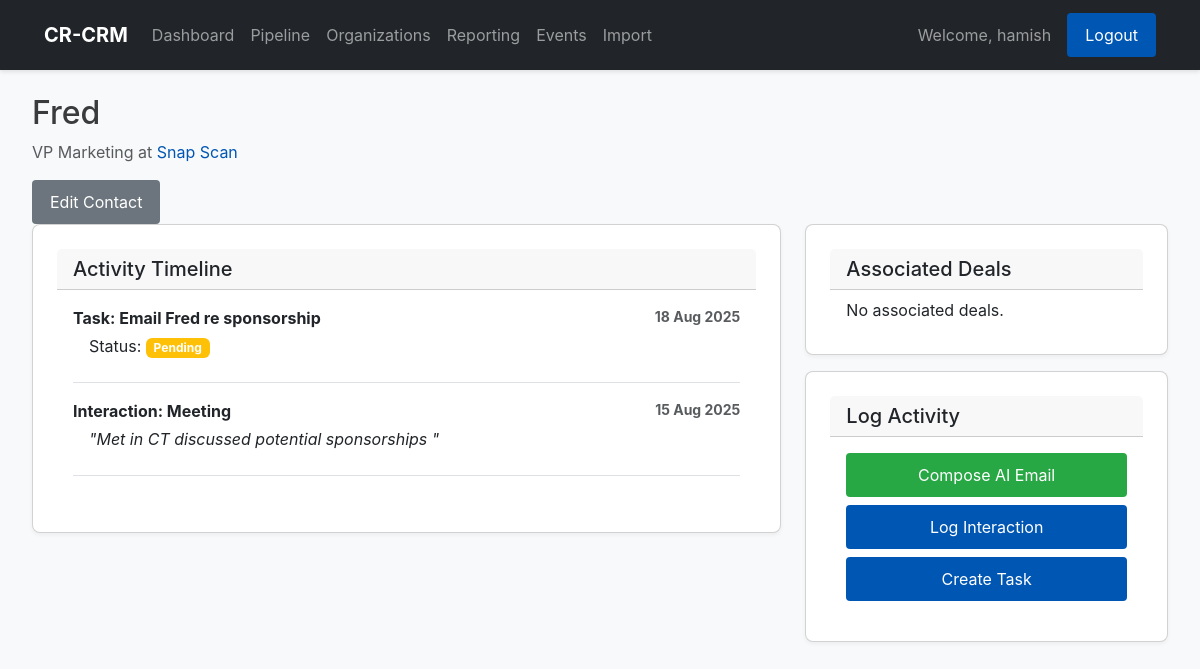
/contact/1 (signed in), run on the app's committed database.
### app.py (models this page shows, shortened)
class User(UserMixin, db.Model):
    id = db.Column(db.Integer, primary_key=True)
    username = db.Column(db.String(80), unique=True, nullable=False)
    email = db.Column(db.String(120), unique=True, nullable=False)
    password_hash = db.Column(db.String(256), nullable=False)
    organizations = db.relationship('Organization', backref='owner', lazy=True)
    deals = db.relationship('Deal', backref='owner', lazy=True)

class Contact(db.Model):
    id = db.Column(db.Integer, primary_key=True)
    name = db.Column(db.String(150), nullable=False)
    title = db.Column(db.String(200))
    email = db.Column(db.String(150))
    org_id = db.Column(db.Integer, db.ForeignKey('organization.id'), nullable=False)
    user_id = db.Column(db.Integer, db.ForeignKey('user.id'), nullable=False)
    interactions = db.relationship('Interaction', backref='contact', lazy='dynamic', cascade="all, delete-orphan")
    tasks = db.relationship('Task', backref='contact', lazy='dynamic', cascade="all, delete-orphan")
    deals = db.relationship('Deal', secondary=deal_contact_association, back_populates='contacts')

class Organization(db.Model):
    id = db.Column(db.Integer, primary_key=True)
    name = db.Column(db.String(200), nullable=False)
    country = db.Column(db.String(100))
    sponsorship_potential = db.Column(db.String(50), default='High (Sponsor Target)')
    strategic_notes = db.Column(db.Text)
    user_id = db.Column(db.Integer, db.ForeignKey('user.id'), nullable=False)
    contacts = db.relationship('Contact', backref='organization', lazy='dynamic', cascade="all, delete-orphan")
    deals = db.relationship('Deal', backref='organization', lazy='dynamic', cascade="all, delete-orphan")
    files = db.relationship('File', backref='organization', lazy='dynamic', cascade="all, delete-orphan")
    event_attendances = db.relationship('Attendee', backref='organization', lazy='dynamic', cascade="all, delete-orphan")
    custom_fields = db.relationship('CustomField', backref='organization', lazy=True, cascade="all, delete-orphan")
    files = db.relationship('File', backref='organization', lazy='dynamic', cascade="all, delete-orphan")

class Task(db.Model):
    id = db.Column(db.Integer, primary_key=True)
    title = db.Column(db.String(200), nullable=False)
    due_date = db.Column(db.DateTime, nullable=False)
    status = db.Column(db.String(50), nullable=False, default='Pending')
    contact_id = db.Column(db.Integer, db.ForeignKey('contact.id'), nullable=False)
    user_id = db.Column(db.Integer, db.ForeignKey('user.id'), nullable=False)

class Interaction(db.Model):
    id = db.Column(db.Integer, primary_key=True)
    interaction_type = db.Column(db.String(50), nullable=False)
    date = db.Column(db.DateTime, nullable=False, default=datetime.datetime.utcnow)
    notes = db.Column(db.Text, nullable=False)
    contact_id = db.Column(db.Integer, db.ForeignKey('contact.id'), nullable=False)
    user_id = db.Column(db.Integer, db.ForeignKey('user.id'), nullable=False)

### app.py (the view)
@app.route('/contact/<int:contact_id>')
@login_required
def contact_detail(contact_id):
    contact = Contact.query.filter_by(id=contact_id, user_id=current_user.id).first_or_404()
    timeline_items = []
    for interaction in contact.interactions:
        timeline_items.append({
            'type': 'Interaction',
            'item': interaction,
            'date': interaction.date
        })
    for task in contact.tasks:
        timeline_items.append({
            'type': 'Task',
            'item': task,
            'date': task.due_date # Use due_date for sorting
        })
    timeline_items.sort(key=lambda x: x['date'], reverse=True)
    return render_template('contact_detail.html', contact=contact, timeline_items=timeline_items)

### app.py (called while the page is built)
@login_manager.user_loader
def load_user(user_id):
    return User.query.get(int(user_id))

### templates/contact_detail.html (shortened to what this page needs)
{% extends "base.html" %}
{% block content %}
<div class="page-header">
    <div>
        <h1 class="h2">{{ contact.name }}</h1>
        <p class="text-muted">{{ contact.title }} at <a href="{{ url_for('org_detail', org_id=contact.organization.id) }}">{{ contact.organization.name }}</a></p>
    </div>
    <a href="{{ url_for('edit_contact', contact_id=contact.id) }}" class="btn btn-secondary">Edit Contact</a>
</div>
<div class="row">
    <div class="col-md-8">
        <div class="card">
            <div class="card-header">
                <h5 class="mb-0">Activity Timeline</h5>
            </div>
            <div class="card-body">
                {% for item in timeline_items %}
                    <div class="mb-3 border-bottom pb-2">
                        <p class="fw-bold mb-1">
                            {{ item.type }}:
                            {% if item.type == 'Task' %}{{ item.item.title }}{% else %}{{ item.item.interaction_type }}{% endif %}
                            <span class="float-end text-muted small">{{ item.date.strftime('%d %b %Y') }}</span>
                        </p>
                        {% if item.type == 'Interaction' %}
                            <p class="ms-3 fst-italic">"{{ item.item.notes }}"</p>
                        {% else %}
                             <p class="ms-3">Status: <span class="badge {% if item.item.status == 'Pending' %}bg-warning{% else %}bg-success{% endif %}">{{ item.item.status }}</span></p>
                        {% endif %}
                    </div>
                {% else %}
                    <p>No activity has been logged for this contact yet.</p>
                {% endfor %}
            </div>
        </div>
    </div>
    <div class="col-md-4">
        <div class="card mb-3">
            <div class="card-header"><h5 class="mb-0">Associated Deals</h5></div>
            <ul class="list-group list-group-flush">
                {% for deal in contact.deals %}
                <li class="list-group-item"><a href="{{ url_for('deal_detail', deal_id=deal.id) }}">{{ deal.name }}</a></li>
                {% else %}
                <li class="list-group-item">No associated deals.</li>
                {% endfor %}
            </ul>
        </div>
        <div class="card">
            <div class="card-header"><h5 class="mb-0">Log Activity</h5></div>
            <div class="card-body">
                <a href="{{ url_for('compose_email', contact_id=contact.id) }}" class="btn btn-success w-100 mb-2">Compose AI Email</a>
                <a href="{{ url_for('add_interaction', contact_id=contact.id) }}" class="btn btn-primary w-100 mb-2">Log Interaction</a>
                <a href="{{ url_for('add_task', contact_id=contact.id) }}" class="btn btn-outline-primary w-100">Create Task</a>
            </div>
        </div>
    </div>
</div>
{% endblock %}

### templates/base.html (shortened to what this page needs)
<!DOCTYPE html>
<html lang="en">
<head>
    <link href="https://cdn.jsdelivr.net/npm/bootstrap@5.3.3/dist/css/bootstrap.min.css" rel="stylesheet">
    <link rel="stylesheet" href="{{ url_for('static', filename='css/style.css') }}">
</head>
<body style="background-color: #f8f9fa;">
    <nav class="navbar navbar-expand-lg navbar-dark bg-dark">
        <div class="container-fluid">
            <a class="navbar-brand fw-bold" href="{{ url_for('dashboard') }}">CR-CRM</a>
            <div class="collapse navbar-collapse" id="navbarNav">
                <ul class="navbar-nav me-auto mb-2 mb-lg-0">
                    <li class="nav-item">
                        <a class="nav-link" href="{{ url_for('dashboard') }}">Dashboard</a>
                    </li>
                    <li class="nav-item">
                        <a class="nav-link" href="{{ url_for('pipeline') }}">Pipeline</a>
                    </li>
                    <li class="nav-item">
                        <a class="nav-link" href="{{ url_for('organization_list') }}">Organizations</a>
                    </li>
                    <li class="nav-item">
                        <a class="nav-link" href="{{ url_for('reporting') }}">Reporting</a>
                    </li>
                    <li class="nav-item">
                        <a class="nav-link" href="{{ url_for('event_list') }}">Events</a>
                    </li>
                    <li class="nav-item">
                        <a class="nav-link" href="{{ url_for('import_data') }}">Import</a>
                    </li>
                </ul>
                {% if current_user.is_authenticated %}
                <span class="navbar-text me-3">
                    Welcome, {{ current_user.username }}
                </span>
                <a href="{{ url_for('logout') }}" class="btn btn-outline-light btn-sm">Logout</a>
                {% else %}
                <a href="{{ url_for('login') }}" class="btn btn-outline-light btn-sm">Login</a>
                {% endif %}
            </div>
        </div>
    </nav>
    <main class="container mt-4">
        {% block content %}{% endblock %}
    </main>
</body>
</html>

### static/css/style.css (style rules this page uses)
body { font-family: -apple-system, BlinkMacSystemFont, "Segoe UI", Roboto, "Helvetica Neue", Arial, sans-serif; margin: 0; background-color: #f4f7f6; color: #3a3b3c; }
.container { max-width: 1200px; margin: 2rem auto; padding: 0 2rem; }
h1, h2, h3 { color: #002346; margin-top: 0; }
a { color: #0056b3; text-decoration: none; }
.navbar { background-color: #002346; padding: 0.8rem 2rem; color: white; display: flex; align-items: center; justify-content: space-between; box-shadow: 0 2px 4px rgba(0,0,0,0.1); }
.navbar-brand { font-size: 1.25rem; font-weight: bold; }
.card { background-color: white; border-radius: 8px; padding: 1.5rem; box-shadow: 0 2px 4px rgba(0,0,0,0.05); margin-bottom: 2rem; }
.button, .btn { display: inline-block; padding: 10px 18px; background-color: #0056b3; color: white !important; border: none; border-radius: 4px; cursor: pointer; font-size: 1rem; text-align: center; text-decoration: none; }
.btn-success { background-color: #28a745; }
.btn-secondary { background-color: #6c757d; }

### data on the page
User: username "hamish"
Contact: name "Fred", title "VP Marketing"
Organization: organization.name "Snap Scan"
Task: item "Email Fred re sponsorship", date "18 Aug 2025", item.status "Pending"
Interaction: item.interaction_type "Meeting", date "15 Aug 2025", item.notes "Met in CT discussed potential sponsorships"

### other printed values
{{ item.type }} "Task" "Interaction"
